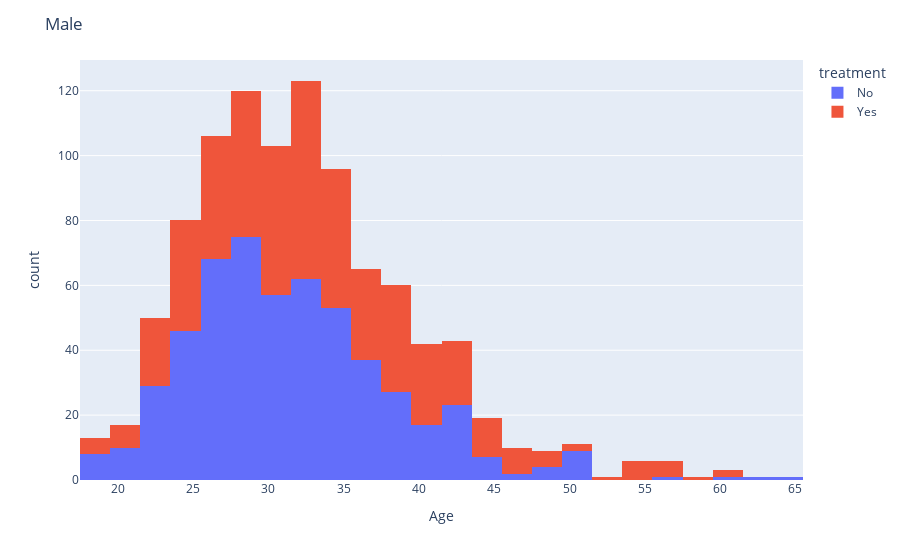
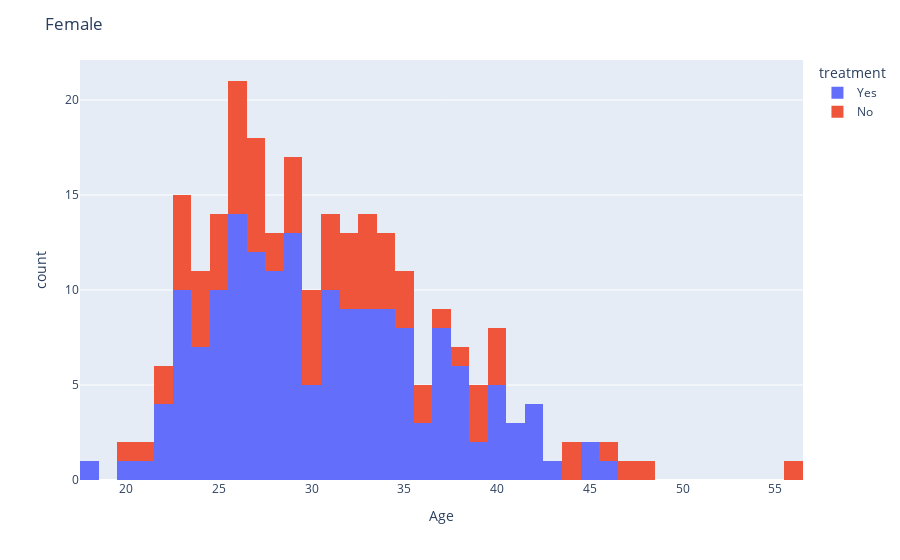
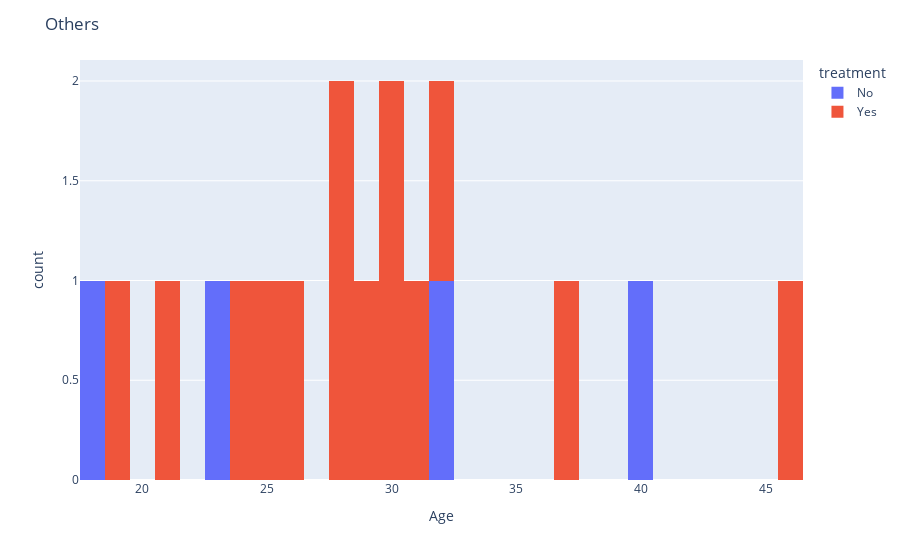

Write notebook code for charts like these, in order.
### Code cell
# This visualization shows a breakdown of respondents receiving  mental health treatments based on their gender.
for i in ['Male', 'Female', 'Others']:
    t = df[df['Gender']==i].copy()
    fig = px.histogram(t, x='Age',nbins=40,color='treatment')
    fig.update_layout(
    title=i)
    fig.show()

### Figure 1 — Plotly figure (JSON) as saved in the notebook; plotly's stock layout.template omitted (floating-point values rounded to 4 significant figures; data arrays with more than 128 entries replaced by an {"elided": "..."} marker saying what was removed)
{"data": [{"alignmentgroup": "True", "bingroup": "x", "hovertemplate": "treatment=No<br>Age=%{x}<br>count=%{y}<extra></extra>", "legendgroup": "No", "marker": {"color": "#636efa", "pattern": {"shape": ""}}, "name": "No", "nbinsx": 40, "offsetgroup": "No", "orientation": "v", "showlegend": true, "type": "histogram", "x": {"elided": "538 int values"}, "xaxis": "x", "yaxis": "y"}, {"alignmentgroup": "True", "bingroup": "x", "hovertemplate": "treatment=Yes<br>Age=%{x}<br>count=%{y}<extra></extra>", "legendgroup": "Yes", "marker": {"color": "#EF553B", "pattern": {"shape": ""}}, "name": "Yes", "nbinsx": 40, "offsetgroup": "Yes", "orientation": "v", "showlegend": true, "type": "histogram", "x": {"elided": "448 int values"}, "xaxis": "x", "yaxis": "y"}], "layout": {"autosize": true, "barmode": "relative", "legend": {"title": {"text": "treatment"}, "tracegroupgap": 0}, "margin": {"t": 60}, "title": {"text": "Male"}, "xaxis": {"anchor": "y", "autorange": true, "domain": [0, 1], "range": [17.5, 65.5], "title": {"text": "Age"}, "type": "linear"}, "yaxis": {"anchor": "x", "autorange": true, "domain": [0, 1], "range": [0, 129.5], "title": {"text": "count"}}}}

### Figure 2 — Plotly figure (JSON) as saved in the notebook; plotly's stock layout.template omitted (floating-point values rounded to 4 significant figures; data arrays with more than 128 entries replaced by an {"elided": "..."} marker saying what was removed)
{"data": [{"alignmentgroup": "True", "bingroup": "x", "hovertemplate": "treatment=Yes<br>Age=%{x}<br>count=%{y}<extra></extra>", "legendgroup": "Yes", "marker": {"color": "#636efa", "pattern": {"shape": ""}}, "name": "Yes", "nbinsx": 40, "offsetgroup": "Yes", "orientation": "v", "showlegend": true, "type": "histogram", "x": {"elided": "169 int values"}, "xaxis": "x", "yaxis": "y"}, {"alignmentgroup": "True", "bingroup": "x", "hovertemplate": "treatment=No<br>Age=%{x}<br>count=%{y}<extra></extra>", "legendgroup": "No", "marker": {"color": "#EF553B", "pattern": {"shape": ""}}, "name": "No", "nbinsx": 40, "offsetgroup": "No", "orientation": "v", "showlegend": true, "type": "histogram", "x": [31, 44, 29, 30, 29, 27, 23, 26, 28, 32, 35, 40, 34, 24, 30, 29, 33, 25, 33, 22, 24, 32, 30, 26, 24, 33, 33, 26, 30, 25, 23, 27, 23, 25, 27, 40, 29, 26, 22, 34, 20, 26, 21, 28, 39, 37, 27, 31, 30, 36, 36, 39, 48, 47, 23, 39, 31, 44, 33, 24, 38, 26, 25, 40, 34, 23, 35, 27, 26, 34, 27, 56, 31, 35, 32, 32, 46], "xaxis": "x", "yaxis": "y"}], "layout": {"autosize": true, "barmode": "relative", "legend": {"title": {"text": "treatment"}, "tracegroupgap": 0}, "margin": {"t": 60}, "title": {"text": "Female"}, "xaxis": {"anchor": "y", "autorange": true, "domain": [0, 1], "range": [17.5, 56.5], "title": {"text": "Age"}, "type": "linear"}, "yaxis": {"anchor": "x", "autorange": true, "domain": [0, 1], "range": [0, 22.11], "title": {"text": "count"}}}}

### Figure 3 — Plotly figure (JSON) as saved in the notebook; plotly's stock layout.template omitted (floating-point values rounded to 4 significant figures)
{"data": [{"alignmentgroup": "True", "bingroup": "x", "hovertemplate": "treatment=No<br>Age=%{x}<br>count=%{y}<extra></extra>", "legendgroup": "No", "marker": {"color": "#636efa", "pattern": {"shape": ""}}, "name": "No", "nbinsx": 40, "offsetgroup": "No", "orientation": "v", "showlegend": true, "type": "histogram", "x": [23, 18, 40, 32], "xaxis": "x", "yaxis": "y"}, {"alignmentgroup": "True", "bingroup": "x", "hovertemplate": "treatment=Yes<br>Age=%{x}<br>count=%{y}<extra></extra>", "legendgroup": "Yes", "marker": {"color": "#EF553B", "pattern": {"shape": ""}}, "name": "Yes", "nbinsx": 40, "offsetgroup": "Yes", "orientation": "v", "showlegend": true, "type": "histogram", "x": [30, 25, 29, 31, 30, 28, 21, 37, 19, 32, 28, 26, 46, 24], "xaxis": "x", "yaxis": "y"}], "layout": {"autosize": true, "barmode": "relative", "legend": {"title": {"text": "treatment"}, "tracegroupgap": 0}, "margin": {"t": 60}, "title": {"text": "Others"}, "xaxis": {"anchor": "y", "autorange": true, "domain": [0, 1], "range": [17.5, 46.5], "title": {"text": "Age"}, "type": "linear"}, "yaxis": {"anchor": "x", "autorange": true, "domain": [0, 1], "range": [0, 2.105], "title": {"text": "count"}}}}
